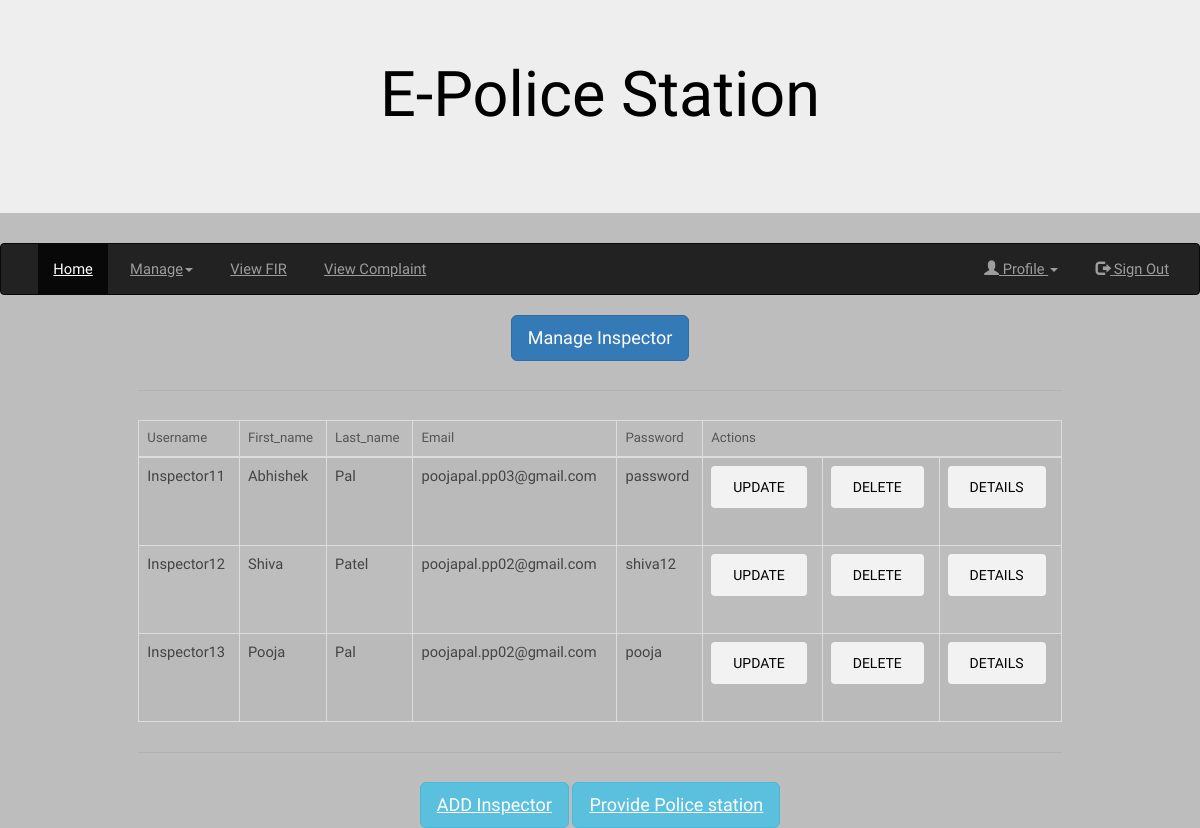
The page /manage_inspector/ (signed in) on the database as committed earlier.
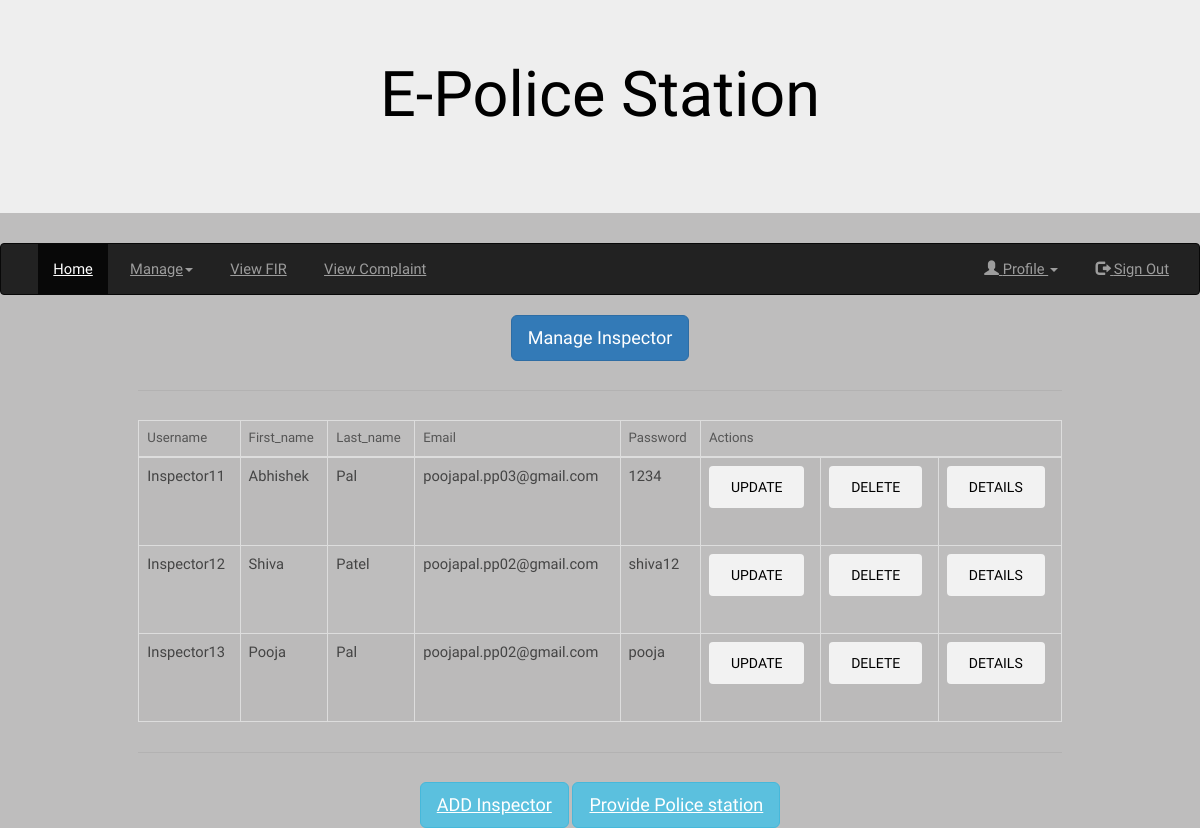
The same page on the database as committed later.
### myapp/models.py (models this page shows, shortened)
class Inspector_login(models.Model):
    username = models.CharField(max_length=256, unique=True)
    first_name = models.CharField(max_length=256)
    last_name = models.CharField(max_length=256)
    email = models.EmailField()
    password = models.CharField(max_length = 20 , null=True,blank=True)

### myapp/views.py (the view)
# urls.py: path("manage_inspector/",views.manage_inspector,name='manage_inspector'),
def manage_inspector(request):
    inspector = models.Inspector_login.objects.all()
    return render(request, 'police/manage_inspector.html',{'inspector':inspector})

### templates/police/manage_inspector.html
{% extends 'police/police_station_index.html' %}
{% block content %}
    <div class="container">
        <center>
            <h1 class="btn btn-lg btn-primary">Manage Inspector</h1>
            <hr>
            <table class="table table-bordered table-hover">
                <thead>
                    <tr>
                        <th>Username</th>
                        <th>First_name</th>
                        <th>Last_name</th>
                        <th>Email</th>
                        <th>Password</th>
                        <th colspan="3">Actions</th>
                    </tr>
                </thead>
                <tbody>
                    {% for i in inspector %}
                    <tr>
                        <td>{{i.username}}</td>
                        <td>{{i.first_name}}</td>
                        <td>{{i.last_name}}</td>
                        <td>{{i.email}}</td>
                        <td>{{i.password}}</td>
                        <td><form action="{% url 'update_login_inspector' i.id %}">
                            <input type="submit" value="UPDATE" class="btn btn-success">
                            </form>
                        </td>
                        <td><form action="{% url 'Delete_login_inspector' i.id %}">
                            <input type="submit" value="DELETE" class="btn btn-success">
                            </form>
                        </td>
                        <td><form action="{% url 'Details_inspector' i.id %}">
                            <input type="submit" value="Details" class="btn btn-success">
                            </form>
                        </td>
                    </tr>
                    {% endfor %}
                </tbody>
            </table>
            <hr>
            <td> <a href="{% url 'login_details' %}" class="btn btn-lg btn-info"> ADD Inspector </a></td>
            <td> <a href="{% url 'service_officers' %}" class="btn btn-lg btn-info"> Provide Police station </a></td>
        </center>
    </div>
{% endblock %}

Rows that differ between the two databases and show on the page:
changed Inspector_login "Inspector11": password "password" → "1234"
